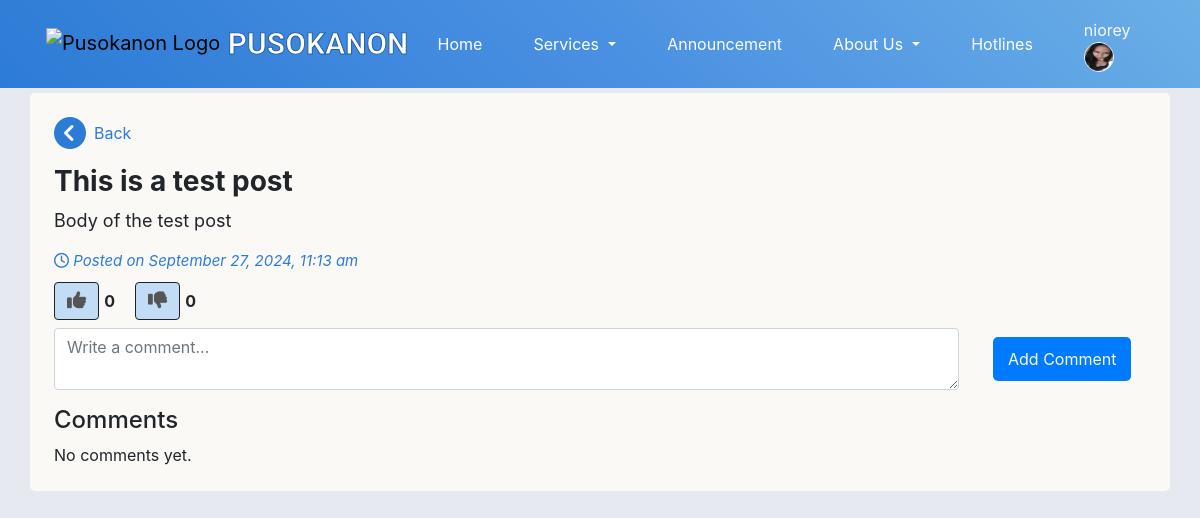
Screenshot of /Res-view-Post.php?id=71 (signed in) with the database file from the repository.
### tables this page shows
CREATE TABLE `announcement_posts` (
  `post_id` int(11) NOT NULL,
  `staff_id` int(11) NOT NULL,
  `title` varchar(255) NOT NULL,
  `content` text NOT NULL,
  `created_at` timestamp NOT NULL DEFAULT current_timestamp(),
  `pinned` tinyint(1) NOT NULL DEFAULT 0,
  `upvotes` int(11) DEFAULT 0,
  `downvotes` int(11) DEFAULT 0
);

### db/DBconn.php (called while the page is built, shortened)
<?php
function fetchPost($pdo, $post_id) {
    $stmt = $pdo->prepare("SELECT p.*
                           FROM announcement_posts p
                           WHERE p.post_id = ?");
    $stmt->execute([$post_id]);
    return $stmt->fetch();
}
function getUserReaction($pdo, $post_id, $res_id) {
    $stmt = $pdo->prepare("SELECT reaction_type FROM announcement_posts_reactions WHERE post_id = ? AND res_id = ?");
    $stmt->execute([$post_id, $res_id]);
    return $stmt->fetch(PDO::FETCH_ASSOC);
}

### Res-view-Post.php (the view, shortened to what this page needs)
<?php
    include 'include/header.php';
    include 'db/DBconn.php';
    $post_id = $_GET['id'];
    $post = fetchPost($pdo, $post_id);
    $userReaction = getUserReaction($pdo, $post_id, $_SESSION['res_ID']);
    $comments = fetchCommentsAnnouncements($pdo, $post['post_id']);
?>
<link rel="stylesheet" href="css/Res-View-Post.css">
<div class="container fluid d-flex justify-content-center">
    <section class="main">
        <div class="row my-3">
            <div class="Post px-4 py-4">
                <a href="Announcement.php" class="back-button d-flex align-items-center gap-2 mb-3" style="text-decoration: none; color: #2C7BD5;">
                    <i class="fas fa-circle-chevron-left fa-2x"></i>
                    <span>Back</span>
                </a>
                <h3 class="fw-bold"><?php echo htmlspecialchars($post['title']); ?></h3>
                <p><?php echo nl2br(htmlspecialchars($post['content'])); ?></p>
                <p class="posted mt-3"><i class="far fa-clock"></i> Posted on <?php echo date('F j, Y, g:i a', strtotime($post['created_at'])); ?></p>
                <div class="reactions">
                    <span class="reaction">
                        <button class="btn upvote-btn <?php echo ($userReaction && $userReaction['reaction_type'] === 'upvote') ? 'active' : ''; ?>" data-post-id="<?php echo $post['post_id']; ?>">
                            <i class="fa-solid fa-thumbs-up"></i>
                        </button>
                        <span class="count upvote-count"><?php echo $post['upvotes']; ?></span>
                    </span>
                    <span class="reaction">
                        <button class="btn downvote-btn <?php echo ($userReaction && $userReaction['reaction_type'] === 'downvote') ? 'active' : ''; ?>" data-post-id="<?php echo $post['post_id']; ?>">
                            <i class="fa-solid fa-thumbs-down"></i>
                        </button>
                        <span class="count downvote-count"><?php echo $post['downvotes']; ?></span>
                    </span>
                </div>
                <div class="comments-section mt-2">
                    <form action="db/add_comment_announcement.php" method="POST" enctype="multipart/form-data">
                        <div class="row mb-3">
                            <div class="col-md-10">
                                <textarea name="comment_text" class="form-control" required placeholder="Write a comment..."></textarea>
                            </div>
                            <div class="col-md-2 d-flex align-items-center">
                                <button class="submit-comment m-1" type="submit">Add Comment</button>
                            </div>
                        </div>
                    </form>
                    <h4>Comments</h4>
                    <div id="comments-container" style="max-height: 500px; overflow-y: scroll;">
                        <?php if (!empty($comments)): ?>
                            <?php foreach ($comments as $comment): ?>
                                <div class='comment'>
                                    <div class="d-flex justify-content-between align-items-center">
                                        <div class="poster-info d-flex align-items-center m-1">
                                            <img src='<?php echo ($comment['profile_picture'] ? 'db/ProfilePictures/' . $comment['profile_picture'] : 'PicturesNeeded/blank_profile.png'); ?>' alt='Profile Picture' class='comment-profile-picture'>
                                            <strong><?php echo htmlspecialchars($comment['res_fname'] . ' ' . $comment['res_lname']); ?></strong>
                                        </div>
                                        <?php $isCommentOwner = ($_SESSION['res_ID'] == $comment['res_id']); ?>
                                        <?php if ($isCommentOwner): ?>
                                            <div class="dropdown">
                                                <button class="btn btn-link" type="button" id="commentOptionsDropdown<?= $comment['comment_id'] ?>" data-comment-id="<?= $comment['comment_id'] ?>" data-bs-toggle="dropdown" aria-expanded="false">
                                                    <i class="fas fa-ellipsis-v"></i>
                                                </button>
                                                <ul class="dropdown-menu dropdown-menu-end" aria-labelledby="commentOptionsDropdown<?= $comment['comment_id'] ?>">
                                                    <li>
                                                        <button class="dropdown-item delete-comment-button" data-comment-id="<?= $comment['comment_id'] ?>"><i class="fas fa-trash-alt me-2"></i>Delete</button>
                                                    </li>
                                                </ul>
                                            </div>
                                        <?php endif; ?>
                                    </div>
                                    <p><?php echo htmlspecialchars($comment['comment_content']); ?></p>
                                    <small><?php echo date('F j, Y, g:i a', strtotime($comment['created_at'])); ?></small>
                                </div>
                            <?php endforeach; ?>
                        <?php else: ?>
                            <p class="no-comments">No comments yet.</p>
                        <?php endif; ?>
                    </div>
                </div>
            </div>
        </div>
    </section>
</div>

### css/navbarstyles.css (style rules this page uses)
body { background-color: #e6e9f0; background-image: url("../PicturesNeeded/pusokLogoTransparent.png"); background-size: cover; background-position: center; background-repeat: no-repeat; background-attachment: fixed; }
p { margin-top: 0; margin-bottom: 0rem; }

### css/Res-View-Post.css (style rules this page uses)
.main { width: 100%; margin-top: 77px; }
.reactions { display: flex; gap: 20px; margin-top: 10px; }
.reaction { display: flex; align-items: center; gap: 5px; }
.reaction i { font-size: 1.2em; color: #555; }
.reaction .count { font-weight: bold; }
.upvote-btn, .downvote-btn { background-color: #c2dcf5; border-color: #1c2126; color: #6c757d; transition: all 0.3s ease; }
.upvote-btn i, .downvote-btn i { transition: color 0.3s ease; }
.Post { margin-bottom: 20px; padding: 5px; background-color: #FAF9F6; border-radius: 5px; height: auto; min-height: fit-content; }
p { font-size: 18px; }
h3, p { color: #212529;; }
h3, h2 { font-weight: bold; }
.posted { color: #2C7BD5; font-size: 15px; font-style: italic; }
.submit-comment { background-color: #007BFF; color: #FAF9F6; border: none; padding: 10px 15px; border-radius: 5px; cursor: pointer; transition: background-color 0.3s ease; }
.comments-section { margin-top: 30px; }
.no-comments { font-size: 16px; }

### rows the page displays
announcement_posts: title "This is a test post", content "Body of the test post", created_at "September 27, 2024, 11:13 am", upvotes "0", downvotes "0"

### other values shown
$firstName "niorey"
